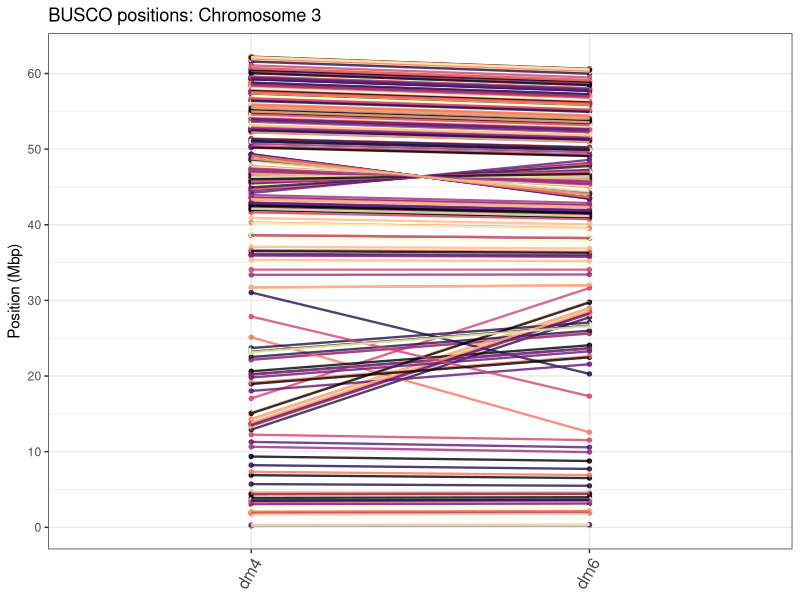

The R script that drew this image:
## ---- chunk 1
knitr::opts_chunk$set(echo = TRUE)
## ---- chunk 2
dm6 <- read.table("DM6_full_table.tsv", header = FALSE, sep = "\t", fill = TRUE)
names(dm6) <- c("Busco_id", "Status", "Sequence", "Gene_Start", "Gene_End", "Strand", "Score", "Length")
dm6[1:3, ]
table(dm6$Status)

dm6 <- dm6 |> dplyr::filter( Status == "Complete")
table(dm6$Status)
## ---- chunk 3
dm4 <- read.table("DM4_full_table.tsv", header = FALSE, sep = "\t", fill = TRUE)
names(dm4) <- c("Busco_id", "Status", "Sequence", "Gene_Start", "Gene_End", "Strand", "Score", "Length")
dm4[1:3, ]

dm4 <- dm4 |> dplyr::filter( Status == "Complete")
table(dm4$Status)

## ---- chunk 4
casr <- read.table("castle-russet_full_table.tsv", header = FALSE, sep = "\t", fill = TRUE)
names(casr) <- c("Busco_id", "Status", "Sequence", "Gene_Start", "Gene_End", "Strand", "Score", "Length")
table(casr$Status)

casr[1:3, ]
## ---- chunk 5

table(dm6$Sequence)
chr3 <- dm6[ dm6$Sequence == "chr03", ]

row.names(chr3) <- chr3$Busco_id
chr3[1:3, ]
chr3[c("265at71240", "383at71240"), ]


table(dm4$Sequence)
tmp <- dm4[ dm4$Sequence == "ST4.03ch03", ]
row.names(tmp) <- tmp$Busco_id
tmp[1:3, ]


tmp[ chr3$Busco_id[1:4], ]

chr3 <- cbind(chr3, tmp[ chr3$Busco_id, "Gene_Start"])
colnames(chr3)[ncol(chr3)] <- "dm4"
chr3[1:3, ]


## ---- chunk 6




## ---- chunk 7

busc <- chr3[, c(1, 4, 9)]
names(busc)[2] <- "dm6"


library(tidyr)
library(dplyr)
busc[1:3, ]

col_no <- 21
#rm(data_long)
#vars <- colnames(busc)[1:col_no]
vars <- colnames(busc)

#data_long <- busc[, 1:col_no] %>% 
#  pivot_longer( cols = 2:col_no )

data_long <- busc %>%
  select(all_of(vars)) %>% 
  pivot_longer( cols = vars[-1] )

names(data_long)[2:3] <- c("Sample", "POS")
data_long


library(ggplot2)
p <- ggplot(data_long, aes(x = Sample, y = POS, color = Busco_id, group = Busco_id)) + 
  geom_point( size = 1.2 ) +
  geom_line( linewidth = 0.8 )
p <- p + scale_color_manual( values = rep(viridisLite::magma( n = 8, alpha = 0.8 ), times = 1e6) )
p <- p + theme_bw()
#p <- p + xlab("")
p <- p + ylab("Position (Mbp)")
p <- p + theme(legend.position = "none")
p <- p + theme(axis.title.x = element_blank(), 
               axis.text.x = element_text(angle = 60, hjust = 1, size = 12))
p <- p + scale_y_continuous( breaks = seq(0, 1e9, by = 10e6),
                        labels = seq(0, 1e9, by = 10e6)/1e6,
                        minor_breaks = seq(0, 1e9, by = 5e6) )
p <- p + ggtitle( label = "BUSCO positions: Chromosome 3" )
## ---- chunk 8
p
